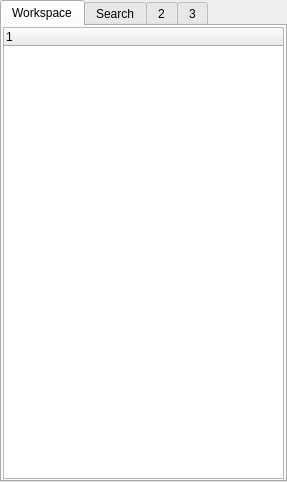
<?xml version="1.0" encoding="UTF-8"?>
<ui version="4.0">
 <comment></comment>
 <class>CtrlPanel</class>
 <widget class="QWidget" name="CtrlPanel">
  <property name="geometry">
   <rect>
    <x>0</x>
    <y>0</y>
    <width>287</width>
    <height>482</height>
   </rect>
  </property>
  <property name="windowTitle">
   <string>Help</string>
  </property>
  <property name="whatsThis">
   <string>Choose the item</string>
  </property>
  <layout class="QVBoxLayout" name="verticalLayout_2">
   <property name="leftMargin">
    <number>0</number>
   </property>
   <property name="topMargin">
    <number>0</number>
   </property>
   <property name="rightMargin">
    <number>0</number>
   </property>
   <property name="bottomMargin">
    <number>0</number>
   </property>
   <item>
    <layout class="QHBoxLayout">
     <property name="spacing">
      <number>3</number>
     </property>
    </layout>
   </item>
   <item>
    <widget class="QTabWidget" name="tabWidget">
     <property name="whatsThis">
      <string/>
     </property>
     <property name="currentIndex">
      <number>0</number>
     </property>
     <widget class="QWidget" name="contentPage">
      <property name="whatsThis">
       <string/>
      </property>
      <attribute name="title">
       <string>Workspace</string>
      </attribute>
      <layout class="QVBoxLayout" name="verticalLayout">
       <property name="leftMargin">
        <number>1</number>
       </property>
       <property name="topMargin">
        <number>1</number>
       </property>
       <property name="rightMargin">
        <number>1</number>
       </property>
       <property name="bottomMargin">
        <number>1</number>
       </property>
       <item>
        <widget class="QSplitter" name="splitter">
         <property name="enabled">
          <bool>true</bool>
         </property>
         <property name="sizePolicy">
          <sizepolicy hsizetype="Expanding" vsizetype="Expanding">
           <horstretch>0</horstretch>
           <verstretch>0</verstretch>
          </sizepolicy>
         </property>
         <property name="orientation">
          <enum>Qt::Horizontal</enum>
         </property>
         <widget class="QTreeWidget" name="treeContents">
          <property name="contextMenuPolicy">
           <enum>Qt::CustomContextMenu</enum>
          </property>
          <property name="acceptDrops">
           <bool>false</bool>
          </property>
          <property name="whatsThis">
           <string/>
          </property>
          <property name="editTriggers">
           <set>QAbstractItemView::EditKeyPressed</set>
          </property>
          <property name="dragEnabled">
           <bool>false</bool>
          </property>
          <property name="dragDropMode">
           <enum>QAbstractItemView::NoDragDrop</enum>
          </property>
          <property name="defaultDropAction">
           <enum>Qt::IgnoreAction</enum>
          </property>
          <property name="alternatingRowColors">
           <bool>true</bool>
          </property>
          <property name="selectionBehavior">
           <enum>QAbstractItemView::SelectItems</enum>
          </property>
          <property name="iconSize">
           <size>
            <width>16</width>
            <height>16</height>
           </size>
          </property>
          <property name="autoExpandDelay">
           <number>2</number>
          </property>
          <property name="uniformRowHeights">
           <bool>true</bool>
          </property>
          <property name="sortingEnabled">
           <bool>false</bool>
          </property>
          <property name="wordWrap">
           <bool>false</bool>
          </property>
          <column>
           <property name="text">
            <string notr="true">1</string>
           </property>
          </column>
         </widget>
        </widget>
       </item>
      </layout>
     </widget>
     <widget class="QWidget" name="searchPage">
      <attribute name="title">
       <string>Search</string>
      </attribute>
      <layout class="QGridLayout">
       <property name="leftMargin">
        <number>5</number>
       </property>
       <property name="topMargin">
        <number>5</number>
       </property>
       <property name="rightMargin">
        <number>5</number>
       </property>
       <property name="bottomMargin">
        <number>5</number>
       </property>
       <property name="spacing">
        <number>6</number>
       </property>
       <item row="3" column="0">
        <spacer>
         <property name="orientation">
          <enum>Qt::Vertical</enum>
         </property>
         <property name="sizeType">
          <enum>QSizePolicy::Fixed</enum>
         </property>
         <property name="sizeHint" stdset="0">
          <size>
           <width>20</width>
           <height>20</height>
          </size>
         </property>
        </spacer>
       </item>
       <item row="0" column="0">
        <widget class="QLabel" name="TextLabel1_2">
         <property name="text">
          <string>Searching f&amp;or:</string>
         </property>
         <property name="buddy">
          <cstring>termsEdit</cstring>
         </property>
        </widget>
       </item>
       <item row="1" column="0">
        <widget class="QLineEdit" name="termsEdit">
         <property name="toolTip">
          <string>Enter searchword(s).</string>
         </property>
         <property name="whatsThis">
          <string/>
         </property>
        </widget>
       </item>
       <item row="5" column="0">
        <widget class="QListWidget" name="resultBox">
         <property name="contextMenuPolicy">
          <enum>Qt::CustomContextMenu</enum>
         </property>
         <property name="whatsThis">
          <string/>
         </property>
        </widget>
       </item>
       <item row="4" column="0">
        <widget class="QLabel" name="TextLabel2">
         <property name="text">
          <string>Found Objects:</string>
         </property>
         <property name="buddy">
          <cstring>resultBox</cstring>
         </property>
        </widget>
       </item>
       <item row="2" column="0">
        <layout class="QHBoxLayout">
         <property name="spacing">
          <number>6</number>
         </property>
         <property name="leftMargin">
          <number>1</number>
         </property>
         <property name="topMargin">
          <number>1</number>
         </property>
         <property name="rightMargin">
          <number>1</number>
         </property>
         <property name="bottomMargin">
          <number>1</number>
         </property>
         <item>
          <widget class="QPushButton" name="helpButton">
           <property name="enabled">
            <bool>false</bool>
           </property>
           <property name="toolTip">
            <string>Display the help page.</string>
           </property>
           <property name="whatsThis">
            <string>Display the help page for the full text search.</string>
           </property>
           <property name="text">
            <string>He&amp;lp</string>
           </property>
          </widget>
         </item>
         <item>
          <spacer>
           <property name="orientation">
            <enum>Qt::Horizontal</enum>
           </property>
           <property name="sizeType">
            <enum>QSizePolicy::Expanding</enum>
           </property>
           <property name="sizeHint" stdset="0">
            <size>
             <width>61</width>
             <height>21</height>
            </size>
           </property>
          </spacer>
         </item>
         <item>
          <widget class="QPushButton" name="searchButton">
           <property name="enabled">
            <bool>false</bool>
           </property>
           <property name="toolTip">
            <string>Start searching.</string>
           </property>
           <property name="whatsThis">
            <string>Pressing this button starts the search.</string>
           </property>
           <property name="text">
            <string>&amp;Search</string>
           </property>
          </widget>
         </item>
        </layout>
       </item>
      </layout>
     </widget>
     <widget class="QWidget" name="indexPage">
      <attribute name="title">
       <string>2</string>
      </attribute>
      <layout class="QVBoxLayout">
       <property name="spacing">
        <number>6</number>
       </property>
       <property name="leftMargin">
        <number>5</number>
       </property>
       <property name="topMargin">
        <number>5</number>
       </property>
       <property name="rightMargin">
        <number>5</number>
       </property>
       <property name="bottomMargin">
        <number>5</number>
       </property>
      </layout>
     </widget>
     <widget class="QWidget" name="bookmarkPage">
      <attribute name="title">
       <string>3</string>
      </attribute>
      <layout class="QVBoxLayout">
       <property name="spacing">
        <number>6</number>
       </property>
       <property name="leftMargin">
        <number>5</number>
       </property>
       <property name="topMargin">
        <number>5</number>
       </property>
       <property name="rightMargin">
        <number>5</number>
       </property>
       <property name="bottomMargin">
        <number>5</number>
       </property>
       <item>
        <widget class="QTreeWidget" name="listBookmarks">
         <property name="contextMenuPolicy">
          <enum>Qt::CustomContextMenu</enum>
         </property>
         <property name="whatsThis">
          <string>Displays the list of bookmarks.</string>
         </property>
         <property name="uniformRowHeights">
          <bool>true</bool>
         </property>
         <column>
          <property name="text">
           <string>column 1</string>
          </property>
         </column>
        </widget>
       </item>
       <item>
        <layout class="QHBoxLayout">
         <property name="spacing">
          <number>6</number>
         </property>
         <property name="leftMargin">
          <number>0</number>
         </property>
         <property name="topMargin">
          <number>0</number>
         </property>
         <property name="rightMargin">
          <number>0</number>
         </property>
         <property name="bottomMargin">
          <number>0</number>
         </property>
         <item>
          <spacer>
           <property name="orientation">
            <enum>Qt::Horizontal</enum>
           </property>
           <property name="sizeType">
            <enum>QSizePolicy::Expanding</enum>
           </property>
           <property name="sizeHint" stdset="0">
            <size>
             <width>20</width>
             <height>20</height>
            </size>
           </property>
          </spacer>
         </item>
         <item>
          <widget class="QPushButton" name="buttonAdd">
           <property name="toolTip">
            <string>Add new bookmark</string>
           </property>
           <property name="whatsThis">
            <string>Add the currently displayed page as a new bookmark.</string>
           </property>
           <property name="text">
            <string>&amp;New</string>
           </property>
          </widget>
         </item>
         <item>
          <widget class="QPushButton" name="buttonRemove">
           <property name="toolTip">
            <string>Delete bookmark</string>
           </property>
           <property name="whatsThis">
            <string>Delete the selected bookmark.</string>
           </property>
           <property name="text">
            <string>&amp;Delete</string>
           </property>
          </widget>
         </item>
        </layout>
       </item>
      </layout>
     </widget>
    </widget>
   </item>
  </layout>
 </widget>
 <tabstops>
  <tabstop>tabWidget</tabstop>
  <tabstop>treeContents</tabstop>
  <tabstop>listBookmarks</tabstop>
  <tabstop>buttonAdd</tabstop>
  <tabstop>buttonRemove</tabstop>
  <tabstop>termsEdit</tabstop>
  <tabstop>searchButton</tabstop>
  <tabstop>helpButton</tabstop>
  <tabstop>resultBox</tabstop>
 </tabstops>
 <resources/>
 <connections/>
</ui>
